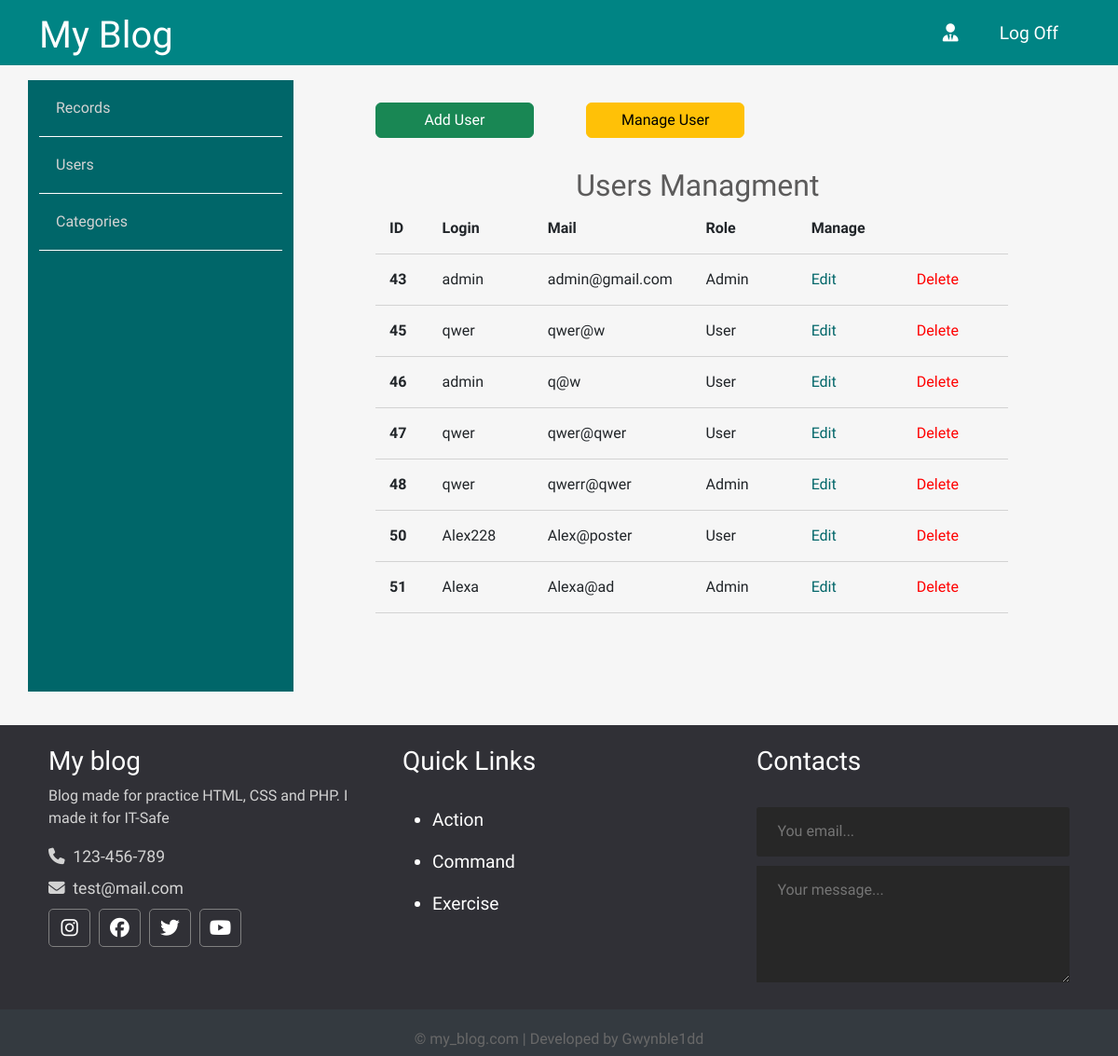
Page /admin/users/index.php on the committed database.
### tables this page shows
CREATE TABLE `users` (
  `id` int(12) NOT NULL,
  `admin` tinyint(4) NOT NULL,
  `username` varchar(255) NOT NULL,
  `email` varchar(255) NOT NULL,
  `password` varchar(255) NOT NULL,
  `created` timestamp NOT NULL DEFAULT current_timestamp()
);

### app/database/db.php (called while the page is built, shortened)
<?php
require('connect.php');
function dbCheckError($query){
    $errorInfo = $query->errorInfo();
    return true;
}
function selectAll($table, $params = []){
    global $pdo;
    $sql = "SELECT * FROM $table";
    $query = $pdo->prepare($sql);
    $query->execute();
    return $query->fetchAll();
}
?>

### app/controllers/users.php (called while the page is built, shortened)
<?php
include  SITE_ROOT . "/app/database/db.php";
$users = selectAll('users');
?>

### admin/users/index.php (the view, shortened to what this page needs)
<?php
include "../../app/controllers/users.php";
?>
<!doctype html>
<html lang="en">
  <head>
    <link href="https://cdn.jsdelivr.net/npm/bootstrap@5.3.3/dist/css/bootstrap.min.css" rel="stylesheet">
    <link rel="stylesheet" href="../../assets/css/admin.css">
</head>
  <body>
    <?php include("../../app/include/header-admin.php"); ?>
    <div class="container">
        <div class="row">
        <?php include("../../app/include/sidebar-admin.php") ?>
            <div class="posts col-9">
                <div class="button row">
                    <a href="create.php" class="col-3 btn btn-success" >Add User</a>
                    <span class="col-1"></span>
                    <a href="index.php" class="col-3 btn btn-warning">Manage User</a>
                </div>
                <div class="row title-table">
                    <h2>Users Managment</h2>
                    <div class="col-1">ID</div>
                    <div class="col-2">Login</div>
                    <div class="col-3">Mail</div>
                    <div class="col-2">Role</div>
                    <div class="col-4">Manage</div>
                </div>
                <?php foreach ($users as $key => $user): ?>
                <div class="row post">
                    <div class="id col-1"><?=$user['id']?></div>
                    <div class="title col-2"><?=$user['username']?></div>
                    <div class="mail col-3"><?=$user['email']?></div>
                    <?php if ($user['admin']):?>
                        <div class="author col-2">Admin</div>
                    <?php else:?>
                        <div class="author col-2">User</div>
                    <?php endif;?>
                    <div class="red col-2"><a href="edit.php?edit_id=<?=$user['id'];?>">Edit</a></div>
                    <div class="del col-2"><a href="edit.php?delete_id=<?=$user['id'];?>">Delete</a></div>
                </div>
                <?php endforeach;?>
            </div>
        </div>
    </div>
    <?php include("../../app/include/footer.php"); ?>
  </body>
</html>

### app/include/header-admin.php (shortened to what this page needs)
<header class="container-fluid">
    <div class="container">
        <div class="row">
            <div class="col-4">
                <h1>
                    <a href="<?php echo BASE_URL ?>"> My Blog </a></h1>
            </div>
            <nav class="col-8">
                <ul>
                    <li>
                        <a href="#">
                            <i class="fa-solid fa-user-tie"></i>
                        </a>
                    </li>
                    <li><a href="<?php echo BASE_URL . 'logout.php' ?>">Log Off</a></li>
                </ul>
            </nav>
        </div>
    </div>
</header>

### app/include/sidebar-admin.php
<div class="sidebar col-3">
                <ul>
                    <li>
                        <a href="<?=BASE_URL . "admin/posts/index.php";?>">Records</a>
                    </li>
                    <li>
                        <a href="<?=BASE_URL . "admin/users/index.php";?>">Users</a>
                    </li>
                    <li>
                        <a href="<?=BASE_URL . "admin/topics/index.php";?>">Categories</a>
                    </li>
                </ul>
            </div>

### app/include/footer.php (shortened to what this page needs)
<div class="footer container-fluid">
    <div class="footer-content container">
        <div class="row">
            <div class="footer-section about col-md-4 col-12">
              <h3 class="logo-text">My blog</h3>
              <p>
                Blog made for practice HTML, CSS and PHP.
                I made it for IT-Safe
              </p>
              <div class="contact">
                <span><i class="fa-solid fa-phone"></i>&nbsp; 123-456-789</span>
                <span><i class="fa-solid fa-envelope"></i>&nbsp; test@mail.com</span>
              </div>
              <div class="socials">
                <a href="#"><i class="fa-brands fa-instagram"></i></a>
                <a href="#"><i class="fa-brands fa-facebook"></i></a>
                <a href="#"><i class="fa-brands fa-twitter"></i></a>
                <a href="#"><i class="fa-brands fa-youtube"></i></a>
              </div>
            </div>
          <div class="footer-section links col-md-4 col-12">
            <h3>Quick Links</h3>
            <br>
            <ul>
              <a href="#">
                <li>Action</li>
              </a>
            </ul>
            <ul>
              <a href="#">
                <li>Command</li>
              </a>
            </ul>
            <ul>
              <a href="#">
                <li>Exercise</li>
              </a>
            </ul>
          </div>
          <div class="footer-section contact-form col-md-4 col-12">
            <h3>Contacts</h3>
            <br>
            <form action="index.html" method="post">
              <input type="email" name="email" class="text-input contact-input" placeholder="You email...">
              <textarea name="message" class="text-input contact-input" rows="4" placeholder="Your message..."></textarea>
              <button type="submit" class="btn btn-big contact-btn">
              </button>
            </form>
          </div>
        </div>
        <div class="footer-bottom">
          &copy; my_blog.com | Developed by Gwynble1dd
        </div>
    </div>

### assets/css/admin.css (style rules this page uses)
* { font-family: 'Comfortaa', cursive; }
html, h1, h2, h3, h4, h5, h6 { color: #5c5b5b; }
body { background: #f6f6f6; }
a { text-decoration: none; color: inherit; }
input { padding: 10px 12px; display: block; width: 100%; border-radius: 3px; border: 1px solid #ececec; line-height: 1.5rem; color: #444444; }
header { background: #008484; height: 70px; }
header * { color: #ffffffff; }
header h1 { margin-top: 14px; }
header h1 a { color: #ffffffff; }
header ul { margin: 0; padding: 0; list-style-type: none; float: right; }
header ul li { float: left; position: relative; }
header ul li a { display: block; font-size: 1.2rem; text-decoration: none; color: #ffffffff; padding: 22px; }
.footer { margin-top: 20px; background: #303036; color: #d3d3d3; position: relative; }
.footer .footer-section { padding: 22px; }
.footer h4, .footer h3 { color: white; }
.footer .about .contact span { display: block; font-size: 1.1em; margin-bottom: 8px; }
.footer .about .socials a { border: 1px solid gray; width: 45px; height: 41px; padding-top: 5px; margin-right: 5px; text-align: center; display: inline-block; font-size: 1.3em; border-radius: 5px; transition: all .3s; color: #ffffff; }
.footer .links ul a { display: block; margin-bottom: 10px; font-size: 1.2em; transition: all .3s; color: #ffffff; text-decoration: none; }
.footer .contact-form .contact-input { background: #272727; color: #bebdbd; margin-bottom: 10px; line-height: 1.5rem; padding: .9rem 1.4rem; border: none; width: 100%; }
.footer .contact-form .contact-btn { float: right; font-size: 1.1em; }
.footer .footer-bottom { background: #343a40; color: #686868; height: 50px; width: 100%; text-align: center; position: absolute; bottom: 0px; left: 0px; padding-top: 20px; }
.sidebar { margin: 1rem 0; background: #006669; min-height: 600px; }
.sidebar ul { list-style: none; margin: 0px; padding: 0px; color: #d3d3d3; }
.sidebar ul a { padding: 18px; display: block; border-bottom: 1px solid #ffffff; }
.posts { height: 100%; padding: 40px 100px 100px; overflow-y: scroll; }
.posts h2 { text-align: center; margin: 2rem 0 0 0.4rem; }
.posts .title-table div { padding: 15px; text-align: left; border-bottom: 1px solid #d3d3d3; font-weight: 700; }
.posts .post div { padding: 15px; text-align: left; border-bottom: 1px solid #d3d3d3; }
.posts .post .red { color: #006669; }
.posts .post .del { color: red; }
.posts .post .id { font-weight: bold; }

### rows in the picture
users: id "43", username "admin", email "admin@gmail.com", admin "Admin"
users: id "45", username "qwer", email "qwer@w", admin "User"
users: id "46", username "admin", email "q@w", admin "User"
users: id "47", username "qwer", email "qwer@qwer", admin "User"
users: id "48", username "qwer", email "qwerr@qwer", admin "Admin"
users: id "50", username "Alex228", email "Alex@poster", admin "User"
users: id "51", username "Alexa", email "Alexa@ad", admin "Admin"
